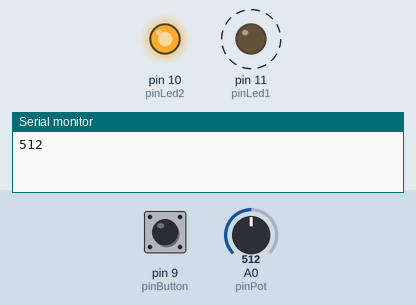
Bench run of a sketch on a simulated Arduino Uno, built with avr-gcc and run on an emulated ATmega328P. On the bench: output pins drawn as LEDs (lit = HIGH), the last lines printed to the serial monitor. Dashed ring = blinking. The test bench sets the inputs (shaded band); at power-on: A0 (pinPot) = 512, pin 9 (pinButton) HIGH.

Above: at 1.8 s.
1.9 s: A0 (pinPot) set to 122
At 2.11 s:
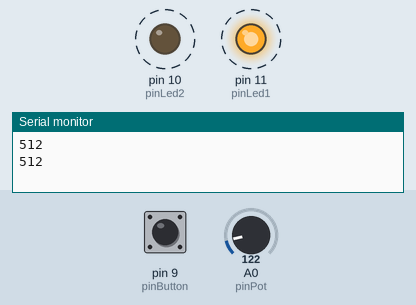
5.4 s: A0 (pinPot) set to 10
At 5.4 s:
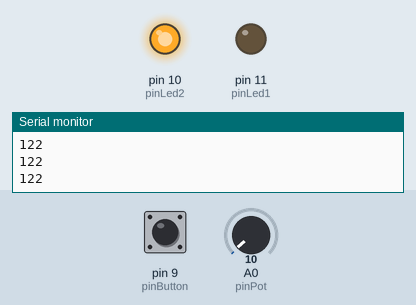
Timing chart, 0 to 59.4 s (numbered marks = the images above; inputs shaded):
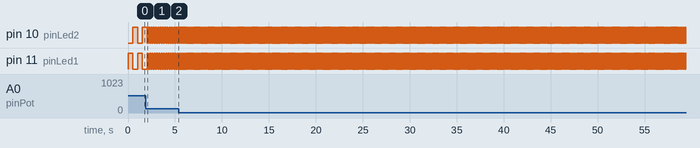

The sketch:

sketch_pot.ino
```cpp
const int pinPot = A0;
const int pinLed1 = 11;
const int pinLed2 = 10;
const int pinButton = 9;
int state = 0;
int counter = 0;

void setup() {

  Serial.begin(9600);
  pinMode(pinPot, INPUT);
  pinMode(pinLed1, OUTPUT);
  pinMode(pinLed2, OUTPUT);
  pinMode(pinButton, INPUT);


}

void loop() {
  int level = analogRead(pinPot);
  if (level < 20) { level = 20; }
  int buttonPressed = digitalRead(pinButton);

  if (buttonPressed == LOW) {

    // if (state == 2) { state = 0; }
    // else { state ++; }
    state ++;


  }

  digitalWrite(pinLed1, HIGH);
  digitalWrite(pinLed2, LOW);
  delay(level);
  digitalWrite(pinLed1, LOW);
  digitalWrite(pinLed2, HIGH);
  delay(level);

  Serial.println(level);
  //Serial.println(counter);
  //Serial.println(state);
  //counter ++;

}
```

Measured:
- after the input at 1.9 s, pin 10 (pinLed2), pin 11 (pinLed1): alternates HIGH for 0.12 s and LOW for 0.12 s, starting after 0.27 s
- after the input at 5.4 s, pin 10 (pinLed2), pin 11 (pinLed1): alternates HIGH for 0.02 s and LOW for 0.02 s, starting after 0.09 s
- by itself, pin 11 (pinLed1): alternates HIGH for 0.51 s and LOW for 0.51 s
